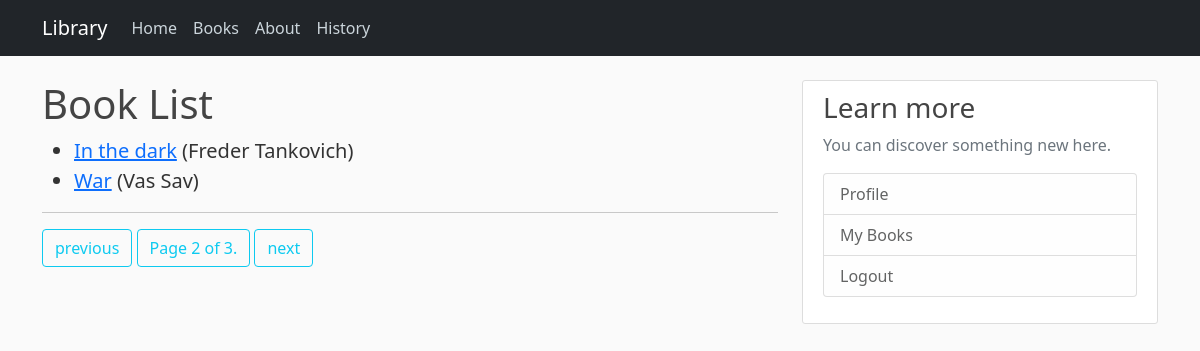
Screenshot of /library/books/?page=2 (signed in) with the database file from the repository.
### library/models.py (models this page shows, shortened)
class Book(models.Model):
    title = models.CharField(max_length=100)
    author = models.CharField(max_length=100)
    description = models.TextField()
    genre = models.ManyToManyField(Genre)
    def get_absolute_url(self):
        return reverse('book-detail', args=[str(self.id)])

### library/views.py (the view)
# urls.py: path('books/', views.BookListView.as_view(), name='libbooks'),
class BookListView(ListView):
	model = Book
	template_name = "library/books.html"
	context_object_name = "books"
	paginate_by = 2

### library/templates/library/books.html
{% extends 'library/base.html' %}
{% block content %}
    <h1>Book List</h1>
    {% if books %}
    <ul>
      {% for book in books %}
      <li style="font-size: 20px"><a href="{{ book.get_absolute_url }}">{{book.title}}</a> ({{book.author}})</li>
      {% endfor %}
    </ul>
    {% else %}
      <p>There are no books in the library.</p>
    {% endif %}
    <hr>
  {% if is_paginated %}
      <div class="pagination">
          <span class="page-links">
              {% if page_obj.has_previous %}
                  <a class="btn btn-outline-info mb-4" href="{{ request.path }}?page={{ page_obj.previous_page_number }}">previous</a>
              {% endif %}
              <span class="btn btn-outline-info mb-4" class="page-current">
                  Page {{ page_obj.number }} of {{ page_obj.paginator.num_pages }}.
              </span>
              {% if page_obj.has_next %}
                  <a class="btn btn-outline-info mb-4" href="{{ request.path }}?page={{ page_obj.next_page_number }}">next</a>
              {% endif %}
          </span>
      </div>
  {% endif %}
{% endblock %}

### library/static/library/css/main.css (style rules this page uses)
body { background: #fafafa; color: #333333; margin-top: 5rem; }
h1, h2, h3, h4, h5, h6 { color: #444444; }
ul { margin: 0; }

### rows the page displays
Book: title "In the dark", author "Freder Tankovich"
Book: title "War", author "Vas Sav"

### other values shown
{{ page_obj.number }} "2"
{{ page_obj.paginator.num_pages }} "3"
